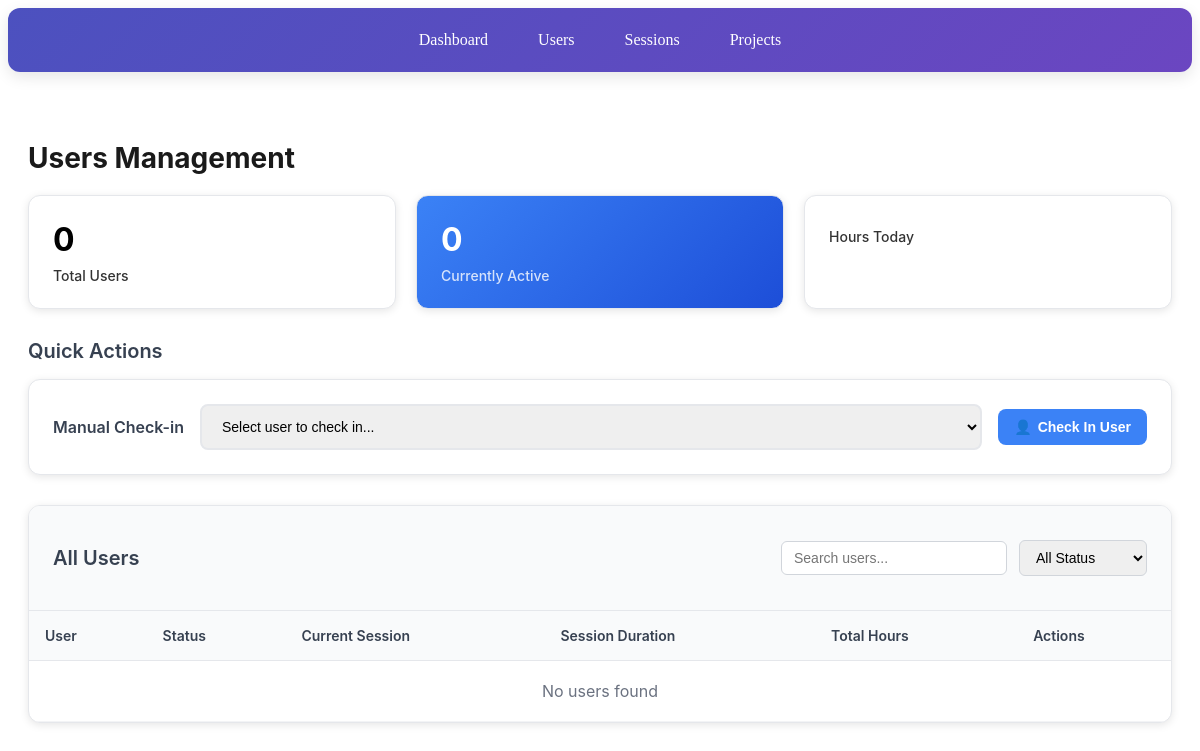
The page /desk36900/users/ on the database as committed earlier.
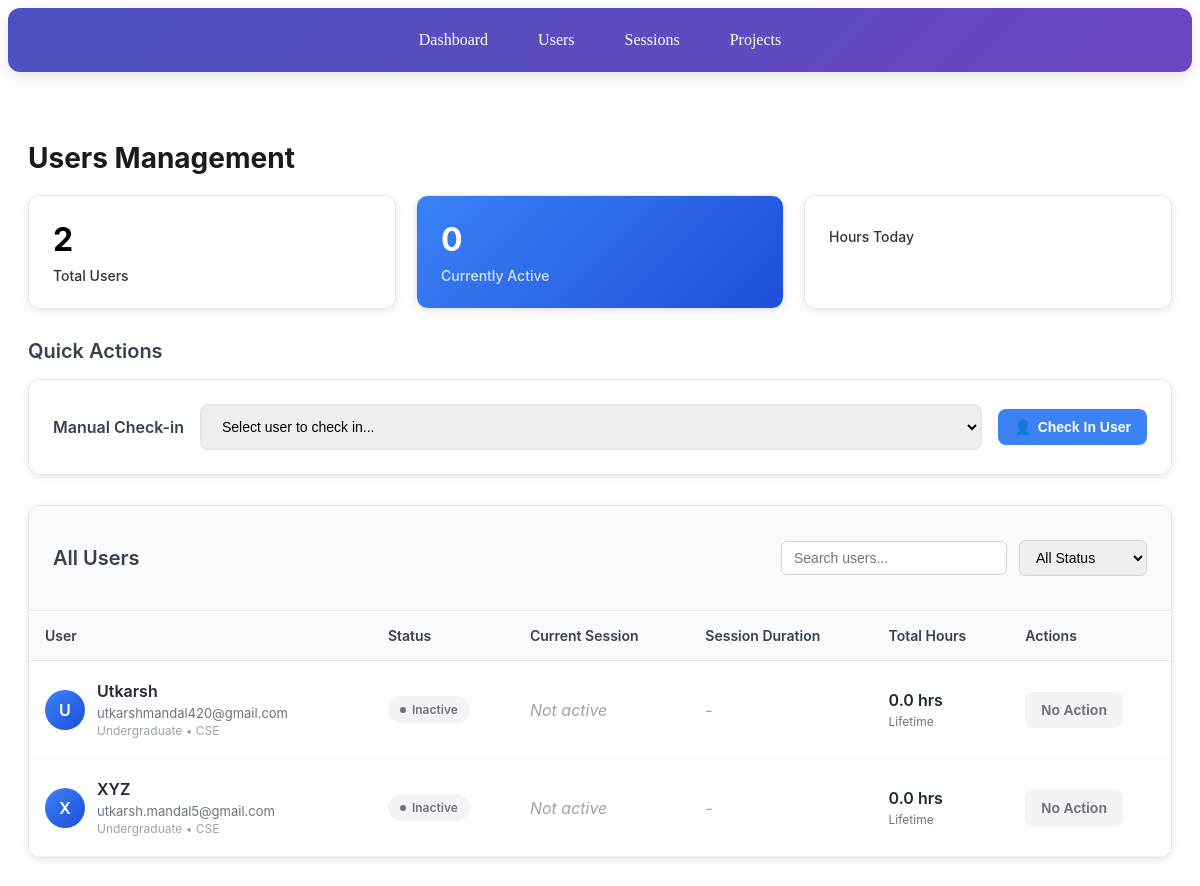
The same page on the database as committed later.
### authentication/models.py (models this page shows, shortened)
class CoworkingUser(User):
    STUDY_LEVEL_CHOICES = [
        ('UG', 'Undergraduate'),
        ('PG', 'Postgraduate'),
        ('PHD', 'Doctorate'),
        ('FACULTY', 'Faculty'),
        ('PROFESSIONAL', 'Professional'),
        ('OTHER', 'Other'),
    ]
    name = models.CharField(max_length=100)
    phone = models.CharField(max_length=15)
    study_level = models.CharField(max_length=20, choices=STUDY_LEVEL_CHOICES)
    specialization = models.CharField(max_length=100)
    college_name = models.CharField(max_length=200)
    current_session = models.OneToOneField(CoworkingSession, on_delete=models.SET_NULL, null=True, blank=True, related_name='active_user')
    is_checked_in = models.BooleanField(default=False)
    def get_lifetime_hours(self):
        total = self.sessions.filter(
            check_out__isnull=False
        ).aggregate(total_hours=Sum('hours'))['total_hours']
        return float(total) if total else 0.0
    def get_past_year_hours(self):
        one_year_ago = timezone.now() - timedelta(days=365)
        total = self.sessions.filter(
            check_out__isnull=False,
            check_in__gte=one_year_ago
        ).aggregate(total_hours=Sum('hours'))['total_hours']
        return float(total) if total else 0.0
    def get_past_month_hours(self):
        one_month_ago = timezone.now() - timedelta(days=30)
        total = self.sessions.filter(
            check_out__isnull=False,
            check_in__gte=one_month_ago
        ).aggregate(total_hours=Sum('hours'))['total_hours']
        return float(total) if total else 0.0
    def get_hours_summary(self):
        return {
            'lifetime': self.get_lifetime_hours(),
            'past_year': self.get_past_year_hours(),
            'past_month': self.get_past_month_hours(),
            'current_session_duration': self.get_current_session_duration()
        }
    def get_current_session_duration(self):
        if self.is_checked_in and self.current_session:
            duration = timezone.now() - self.current_session.check_in
            return round(duration.total_seconds() / 3600, 2)
        return 0.0

### administrative/views.py (the view)
# urls.py: path('users/', views.administrative_users_list, name='users_list'),
@user_passes_test(is_administrative_user)
def administrative_users_list(request):
    users = CoworkingUser.objects.all().order_by('name')
    for user in users:
        user.current_session = user.sessions.filter(check_out__isnull=True).first()
        user.total_hours = user.get_hours_summary().get('lifetime_hours', 0)
    context = {
        'users': users,
        'total_users': users.count(),
        'checked_in_users': sum(1 for user in users if user.is_checked_in),
    }
    return render(request, 'administrative/users_list.html', context)

### administrative/views.py (called while the page is built)
def is_administrative_user(user):
    return user

### templates/administrative/users_list.html (shortened to what this page needs)
<!DOCTYPE html>
<html>
<head>
</head>
<body>
{% load tz %}
<div class="nav">
    <a href="{% url 'administrative:dashboard' %}">Dashboard</a>
    <a href="{% url 'administrative:users_list' %}">Users</a>
    <a href="{% url 'administrative:sessions_history' %}">Sessions</a>
    <a href="{% url 'administrative:projects' %}">Projects</a>
</div>
<div class="users-container">
    <div class="page-header">
        <h1 class="page-title">Users Management</h1>
        <div class="stats-row">
            <div class="stat-card">
                <div class="stat-value">{{ total_users }}</div>
                <div class="stat-label">Total Users</div>
            </div>
            <div class="stat-card active">
                <div class="stat-value">{{ checked_in_users }}</div>
                <div class="stat-label">Currently Active</div>
            </div>
            <div class="stat-card">
                <div class="stat-label">Hours Today</div>
            </div>
        </div>
    </div>
    <div class="action-section">
        <h2 class="section-title">Quick Actions</h2>
        <div class="manual-checkin-card">
            <div class="form-group">
                <label for="userSelect">Manual Check-in</label>
                <select id="userSelect" class="form-select">
                    <option value="">Select user to check in...</option>
                </select>
                <button class="btn btn-primary" onclick="manualCheckIn()">
                    <span class="btn-icon">👤</span>
                    Check In User
                </button>
            </div>
        </div>
    </div>
    <div class="table-section">
        <div class="table-header">
            <h2 class="section-title">All Users</h2>
            <div class="table-controls">
                <input type="text" id="searchUsers" placeholder="Search users..." class="search-input">
                <select id="statusFilter" class="filter-select">
                    <option value="">All Status</option>
                </select>
            </div>
        </div>
        <div class="table-container">
            <table class="users-table">
                <thead>
                    <tr>
                        <th>User</th>
                        <th>Status</th>
                        <th>Current Session</th>
                        <th>Session Duration</th>
                        <th>Total Hours</th>
                        <th>Actions</th>
                    </tr>
                </thead>
                <tbody id="usersTableBody">
                    {% for user in users %}
                    <tr class="user-row" data-status="{% if user.is_checked_in %}checked-in{% else %}checked-out{% endif %}">
                        <td>
                            <div class="user-info">
                                <div class="user-avatar">
                                    {{ user.name|first|upper }}
                                </div>
                                <div class="user-details">
                                    <div class="user-name">{{ user.name }}</div>
                                    <div class="user-email">{{ user.email }}</div>
                                    <div class="user-meta">{{ user.study_level }} • {{ user.specialization }}</div>
                                </div>
                            </div>
                        </td>
                        <td>
                            {% if user.is_checked_in %}
                            <span class="status-badge status-active">
                                <span class="status-dot"></span>
                                Active
                            </span>
                            {% else %}
                            <span class="status-badge status-inactive">
                                <span class="status-dot"></span>
                                Inactive
                            </span>
                            {% endif %}
                        </td>
                        <td>
                            {% if user.current_session %}
                                <div class="session-info">
                                    {% timezone "Asia/Kolkata" %}
                                    <div class="session-time">{{ user.current_session.check_in|date:"M d, Y" }}</div>
                                    <div class="session-detail">{{ user.current_session.check_in|time:"g:i A" }}</div>
                                    {% endtimezone %}
                                </div>
                            {% else %}
                                <span class="no-session">Not active</span>
                            {% endif %}
                        </td>
                        <td>
                            {% if user.is_checked_in and user.current_session %}
                                <span class="duration-badge"
                                      id="duration-{{ user.id }}"
                                      data-checkin="{{ user.current_session.check_in|date:'c' }}">
                                    Loading...
                                </span>
                            {% else %}
                                <span class="no-duration">-</span>
                            {% endif %}
                        </td>
                        <td>
                            <div class="hours-info">
                                <div class="total-hours">{{ user.get_hours_summary.lifetime|default:"0.0 hrs" }}</div>
                                <div class="hours-detail">Lifetime</div>
                            </div>
                        </td>
                        <td>
                            {% if user.is_checked_in and user.current_session %}
                            <button class="btn btn-checkout"
                                    onclick="initiateCheckOut({{ user.current_session.id }}, {{ user.id }}, '{{ user.name|escapejs }}')"
                                    id="checkout-btn-{{ user.id }}">
                                <span class="btn-icon">🚪</span>
                                Check Out
                            </button>
                            {% else %}
                            <button class="btn btn-secondary" disabled>
                                No Action
                            </button>
                            {% endif %}
                        </td>
                    </tr>
                    {% empty %}
                    <tr>
                        <td colspan="6" class="empty-state">
                            <div class="empty-message">No users found</div>
                        </td>
                    </tr>
                    {% endfor %}
                </tbody>
            </table>
        </div>
    </div>
</div>
</body>
</html>

### templates/administrative/users_list.html (style rules this page uses)
.users-container { max-width: 1400px; margin: 0 auto; padding: 20px; font-family: -apple-system, BlinkMacSystemFont, 'Segoe UI', Roboto, sans-serif; }
.page-header { margin-bottom: 30px; }
.page-title { font-size: 28px; font-weight: 700; color: #1a1a1a; margin-bottom: 20px; }
.stats-row { display: flex; gap: 20px; margin-bottom: 20px; }
.stat-card { background: white; border-radius: 12px; padding: 24px; box-shadow: 0 2px 8px rgba(0,0,0,0.1); border: 1px solid #e5e7eb; flex: 1; transition: transform 0.2s ease; }
.stat-card.active { background: linear-gradient(135deg, #3b82f6, #1d4ed8); color: white; }
.stat-value { font-size: 32px; font-weight: 700; margin-bottom: 8px; }
.stat-label { font-size: 14px; opacity: 0.8; font-weight: 500; }
.action-section { margin-bottom: 30px; }
.section-title { font-size: 20px; font-weight: 600; color: #374151; margin-bottom: 16px; }
.manual-checkin-card { background: white; border-radius: 12px; padding: 24px; box-shadow: 0 2px 8px rgba(0,0,0,0.1); border: 1px solid #e5e7eb; }
.form-group { display: flex; align-items: center; gap: 16px; flex-wrap: wrap; }
.form-group label { font-weight: 600; color: #374151; min-width: 120px; }
.form-select { flex: 1; min-width: 300px; padding: 12px 16px; border: 2px solid #e5e7eb; border-radius: 8px; font-size: 14px; transition: border-color 0.2s ease; }
.table-section { background: white; border-radius: 12px; box-shadow: 0 2px 8px rgba(0,0,0,0.1); border: 1px solid #e5e7eb; overflow: hidden; }
.table-header { display: flex; justify-content: space-between; align-items: center; padding: 24px; border-bottom: 1px solid #e5e7eb; background: #f9fafb; }
.table-controls { display: flex; gap: 12px; align-items: center; }
.search-input, .filter-select { padding: 8px 12px; border: 1px solid #d1d5db; border-radius: 6px; font-size: 14px; }
.search-input { width: 200px; }
.table-container { overflow-x: auto; }
.users-table { width: 100%; border-collapse: collapse; }
.users-table th { background: #f9fafb; padding: 16px; text-align: left; font-weight: 600; color: #374151; border-bottom: 1px solid #e5e7eb; font-size: 14px; }
.users-table td { padding: 20px 16px; border-bottom: 1px solid #f3f4f6; vertical-align: middle; }
.user-info { display: flex; align-items: center; gap: 12px; }
.user-avatar { width: 40px; height: 40px; border-radius: 50%; background: linear-gradient(135deg, #3b82f6, #1d4ed8); color: white; display: flex; align-items: center; justify-content: center; font-weight: 600; font-size: 16px; }
.user-details { flex: 1; }
.user-name { font-weight: 600; color: #1f2937; margin-bottom: 4px; }
.user-email { font-size: 13px; color: #6b7280; margin-bottom: 2px; }
.user-meta { font-size: 12px; color: #9ca3af; }
.status-badge { display: inline-flex; align-items: center; gap: 6px; padding: 6px 12px; border-radius: 20px; font-size: 12px; font-weight: 600; }
.status-inactive { background: #f3f4f6; color: #6b7280; }
.status-dot { width: 6px; height: 6px; border-radius: 50%; background: currentColor; }
.no-session, .no-duration { color: #9ca3af; font-style: italic; }
.hours-info { text-align: left; }
.total-hours { font-weight: 600; color: #1f2937; margin-bottom: 4px; }
.hours-detail { font-size: 12px; color: #6b7280; }
.btn { display: inline-flex; align-items: center; gap: 6px; padding: 10px 16px; border: none; border-radius: 8px; font-size: 14px; font-weight: 600; cursor: pointer; transition: all 0.2s ease; text-decoration: none; }
.btn-primary { background: #3b82f6; color: white; }
.btn-secondary { background: #f3f4f6; color: #6b7280; cursor: not-allowed; }
.btn-icon { font-size: 14px; }
.nav { background: linear-gradient(135deg, #4c51bf, #6b46c1); padding: 15px 20px; border-radius: 12px; display: flex; justify-content: center; gap: 20px; margin-bottom: 30px; box-shadow: 0 5px 15px rgba(0, 0, 0, 0.1); flex-wrap: wrap; }
.nav a { color: white; text-decoration: none; font-weight: 500; font-size: 1rem; padding: 8px 15px; border-radius: 8px; transition: background 0.3s ease, color 0.3s ease; }

Rows that differ between the two databases and show on the page:
added CoworkingUser: name|first "U", name "Utkarsh", email "utkarshmandal420@gmail.com", study_level "Undergraduate", specialization "CSE", shows "Inactive", shows "Not active", get_hours_summary.lifetime "0.0 hrs", shows "No Action"
added CoworkingUser: name|first "X", name "XYZ", email "utkarsh.mandal5@gmail.com", study_level "Undergraduate", specialization "CSE", shows "Inactive", shows "Not active", get_hours_summary.lifetime "0.0 hrs", shows "No Action"
Other text that changed with them:
{{ total_users }}: "0" → "2"
text no longer shown: "No users found"
